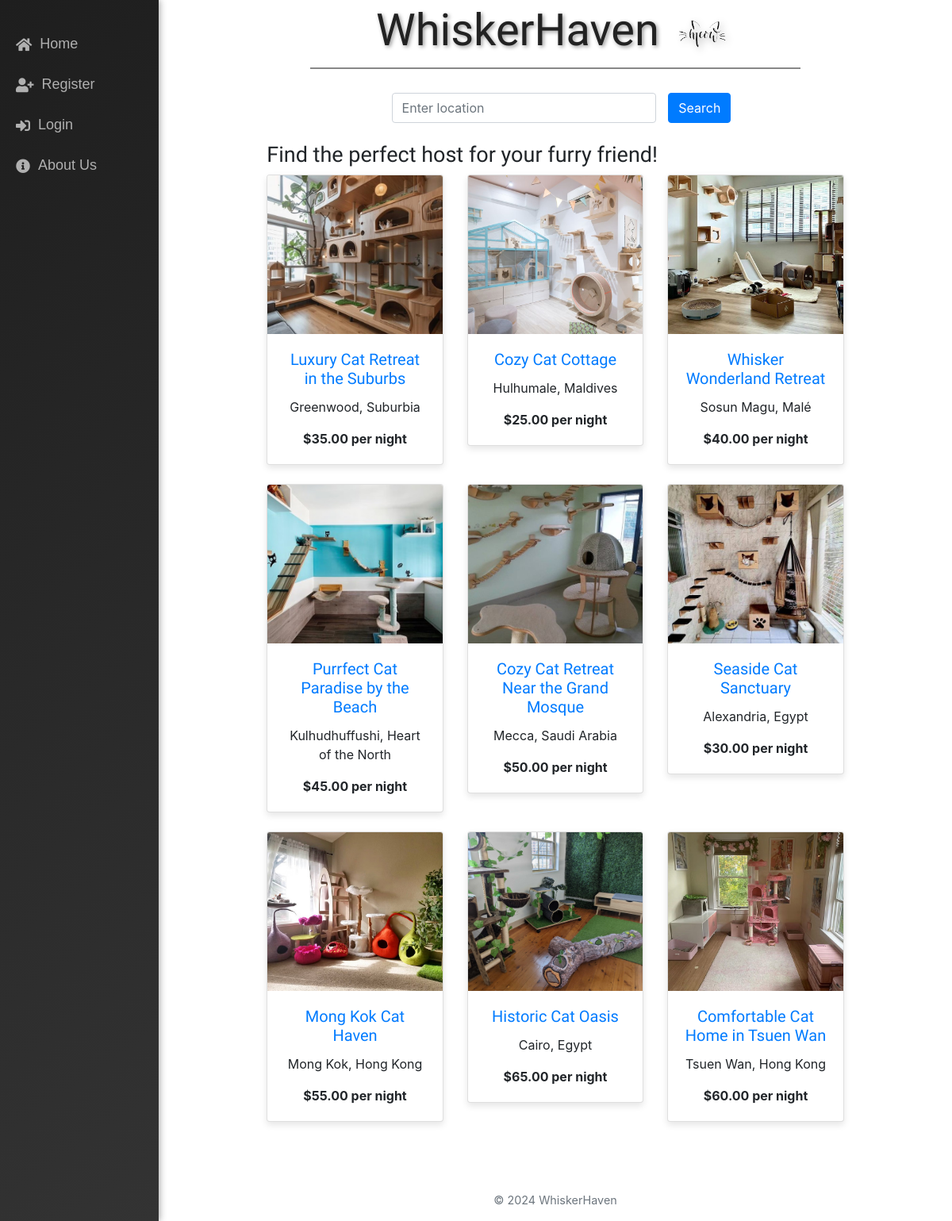
/home/, run on the app's committed database.
### main/models.py (models this page shows, shortened)
class Listing(models.Model):
    host = models.ForeignKey(User, on_delete=models.CASCADE)
    title = models.CharField(max_length=200)
    description = models.TextField()
    price_per_day = models.DecimalField(max_digits=7, decimal_places=2)
    location = models.CharField(max_length=100)
    contact_number = models.CharField(max_length=15)
    image = models.ImageField(upload_to='images/', null=True, blank=True)
    available = models.BooleanField(default=True)
    created_at = models.DateTimeField(auto_now_add=True)

### main/views.py (the view)
# urls.py: path('', views.home, name='home'),
def home(request):
    query = request.GET.get('location')
    if query:
        listings = Listing.objects.filter(location__icontains=query)
    else:
        listings = Listing.objects.all()
    return render(request, 'main/home.html', {'listings': listings})

### main/templates/main/home.html (shortened to what this page needs)
{% extends "main/base.html" %}
{% block content %}
<div class="search-form mb-4">
    <form method="GET" class="d-flex justify-content-center">
        <div class="col-md-6">
            <input type="text" name="location" class="form-control me-2" placeholder="Enter location" aria-label="Search">
        </div>
        <button type="submit" class="btn btn-primary">Search</button>
    </form>
</div>
<h2 style="font-family: 'Amatic SC', cursive; font-size: 27px;">Find the perfect host for your furry friend!</h2>
<div class="row">
    {% for listing in listings %}
        <div class="col-md-4 mb-4">
            <div class="card">
                <img src="{{ listing.image.url }}" class="card-img-top" alt="{{ listing.title }}">
                <div class="card-body text-center">
                    <h5 class="card-title"><a href="{% url 'listing_detail' listing.id %}">{{ listing.title }}</a></h5>
                    <p class="card-text">{{ listing.location }}</p>
                    <p class="card-text"><strong>${{ listing.price_per_day }} per night</strong></p>
                </div>
            </div>
        </div>
    {% empty %}
        <p>No stays found for this location.</p>
    {% endfor %}
</div>
{% endblock %}

### main/templates/main/base.html (style rules this page uses)
.card { border: none; box-shadow: 0 4px 8px rgba(0, 0, 0, 0.1); transition: transform 0.3s ease; }
.card-img-top { height: 200px; object-fit: cover; }
.card-title { font-family: 'Lobster', cursive; color: #333; }

### data on the page
Listing: image (picture), title "Luxury Cat Retreat in the Suburbs", location "Greenwood, Suburbia", price_per_day "35.00"
Listing: image (picture), title "Cozy Cat Cottage", location "Hulhumale, Maldives", price_per_day "25.00"
Listing: image (picture), title "Whisker Wonderland Retreat", location "Sosun Magu, Malé", price_per_day "40.00"
Listing: image (picture), title "Purrfect Cat Paradise by the Beach", location "Kulhudhuffushi, Heart of the North", price_per_day "45.00"
Listing: image (picture), title "Cozy Cat Retreat Near the Grand Mosque", location "Mecca, Saudi Arabia", price_per_day "50.00"
Listing: image (picture), title "Seaside Cat Sanctuary", location "Alexandria, Egypt", price_per_day "30.00"
Listing: image (picture), title "Mong Kok Cat Haven", location "Mong Kok, Hong Kong", price_per_day "55.00"
Listing: image (picture), title "Historic Cat Oasis", location "Cairo, Egypt", price_per_day "65.00"
Listing: image (picture), title "Comfortable Cat Home in Tsuen Wan", location "Tsuen Wan, Hong Kong", price_per_day "60.00"
